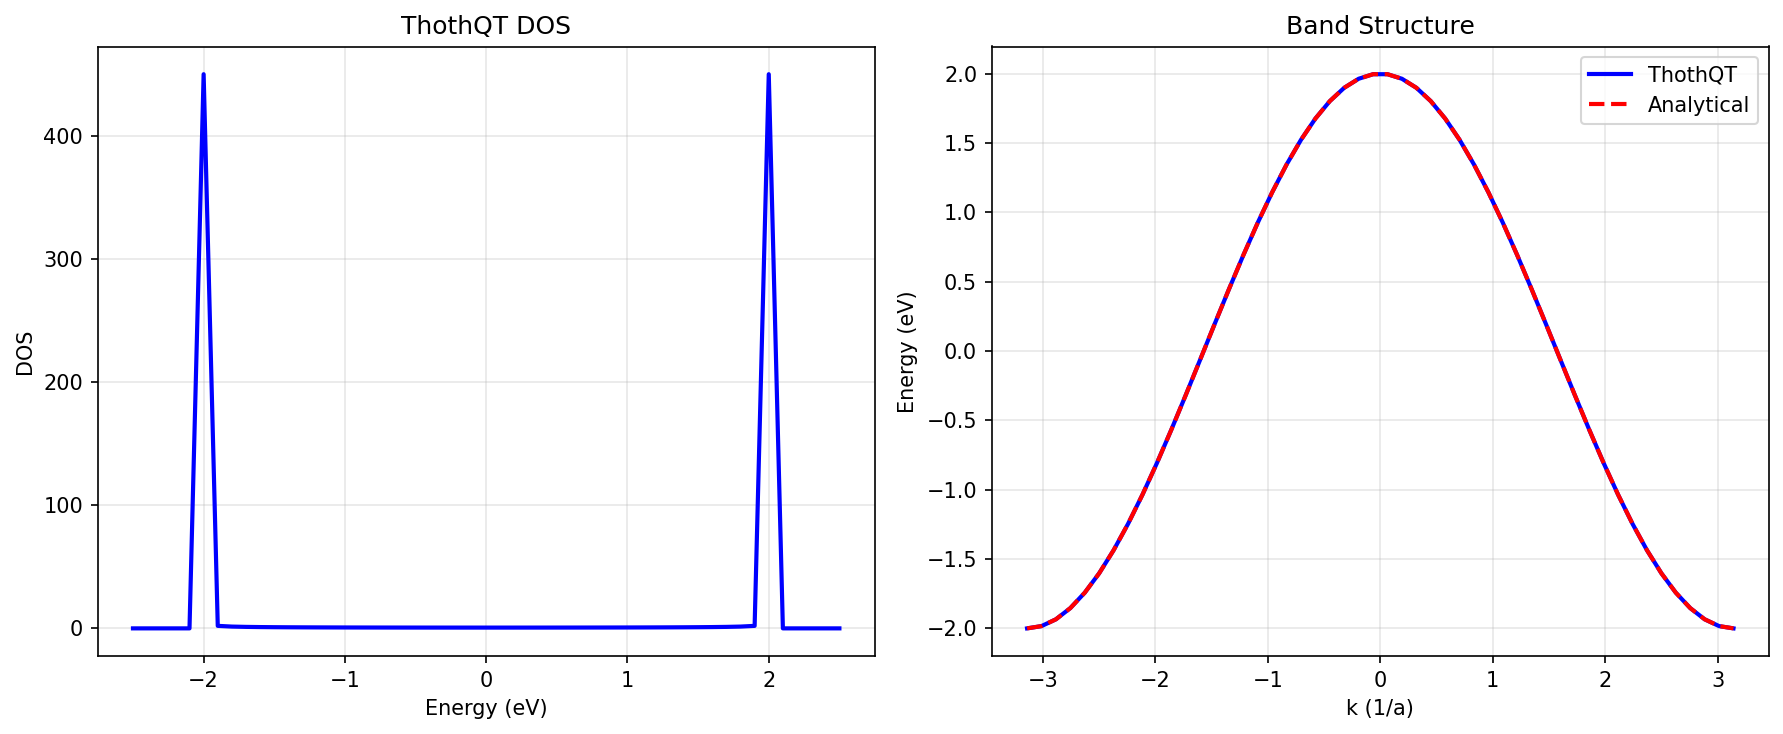

Write Python code to recreate this figure.
"""
Debug DOS and Band Structure implementations
"""

import sys
import os
import numpy as np
import matplotlib.pyplot as plt

# Add parent directory for ThothQT import  
sys.path.insert(0, os.path.dirname(os.path.dirname(os.path.abspath(__file__))))

import ThothQT as tqt
import kwant

def debug_dos_bands():
    """Debug DOS and band structure calculations"""
    print("Debugging DOS and Band Structure")
    print("=" * 40)
    
    # Simple system
    n_sites = 4
    t = 1.0
    
    # ThothQT system
    device_tqt = tqt.make_1d_chain(n_sites=n_sites, t=t)
    engine_tqt = tqt.NEGFEngine(device_tqt, Temp=300)
    
    print(f"ThothQT system:")
    print(f"Device H:\n{device_tqt.H.toarray()}")
    
    # Test DOS at a few points
    test_energies = [0.0, 0.5, 1.0]
    print(f"\nDOS comparison:")
    print(f"{'E':>6} {'ThothQT':>12}")
    print("-" * 20)
    
    for E in test_energies:
        dos_tqt = engine_tqt.density_of_states(E)
        print(f"{E:6.1f} {dos_tqt:12.6f}")
    
    # Test band structure
    k_points = np.array([-np.pi, -np.pi/2, 0, np.pi/2, np.pi])
    bands_tqt = engine_tqt.band_structure(k_points)
    
    print(f"\nBand structure comparison:")
    print(f"{'k':>8} {'ThothQT':>12} {'Analytical':>12}")
    print("-" * 34)
    
    for k, E_tqt in zip(k_points, bands_tqt):
        # Analytical 1D tight-binding: E(k) = 2t*cos(k)
        E_analytical = 2 * t * np.cos(k)
        print(f"{k:8.3f} {E_tqt:12.6f} {E_analytical:12.6f}")
    
    # Create a simple plot
    fig, (ax1, ax2) = plt.subplots(1, 2, figsize=(12, 5))
    
    # DOS plot
    E_range = np.linspace(-2.5, 2.5, 51)
    dos_values = [engine_tqt.density_of_states(E) for E in E_range]
    
    ax1.plot(E_range, dos_values, 'b-', linewidth=2)
    ax1.set_xlabel('Energy (eV)')
    ax1.set_ylabel('DOS')
    ax1.set_title('ThothQT DOS')
    ax1.grid(True, alpha=0.3)
    
    # Band structure plot
    k_range = np.linspace(-np.pi, np.pi, 50)
    bands_tqt_full = engine_tqt.band_structure(k_range)
    bands_analytical = 2 * t * np.cos(k_range)
    
    ax2.plot(k_range, bands_tqt_full, 'b-', linewidth=2, label='ThothQT')
    ax2.plot(k_range, bands_analytical, 'r--', linewidth=2, label='Analytical')
    ax2.set_xlabel('k (1/a)')
    ax2.set_ylabel('Energy (eV)')
    ax2.set_title('Band Structure')
    ax2.legend()
    ax2.grid(True, alpha=0.3)
    
    plt.tight_layout()
    plt.savefig('debug_dos_bands.png', dpi=150, bbox_inches='tight')
    print("\nDebug plot saved: debug_dos_bands.png")
    
    try:
        plt.show()
    except:
        print("Plot display not available")

if __name__ == "__main__":
    debug_dos_bands()